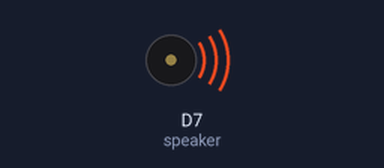
A sketch run on a simulated ESP8266 (NodeMCU). Parts: buzzer (waves = sounding).

Above: at 0.1 s.
At 11.0 s:
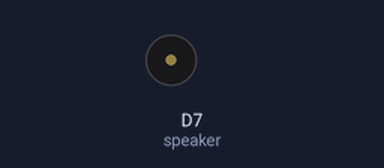
Timing chart, 0 to 27.3 s (numbered marks = the images above):
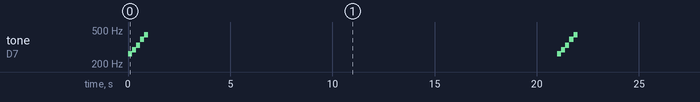

The sketch:

tone_function.ino
```cpp
int speaker=D7;


void setup() {
  // put your setup code here, to run once:

}

void loop() {
  tone(speaker,262);
  delay(200);
  tone(speaker,294);
  delay(200);
  tone(speaker,330);
  delay(200);
  tone(speaker,392);
  delay(200);
  tone(speaker,440);
  delay(200);
  noTone(speaker);
  delay(20000);

}
```

Measured:
- by itself, tone on D7 (speaker): repeats every 21.0 s: 294 Hz 0.20 s, 330 Hz 0.20 s, 392 Hz 0.20 s, 440 Hz 0.20 s, silent 20.0 s, 262 Hz 0.20 s
